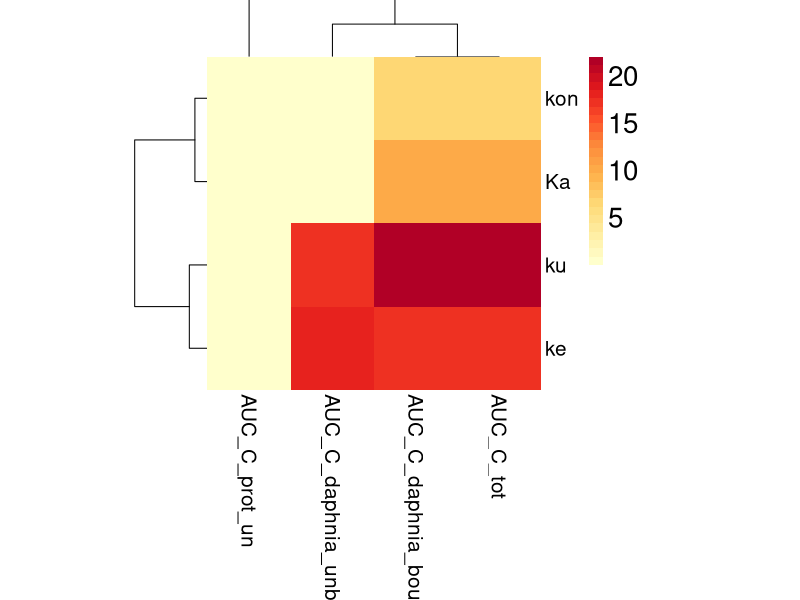
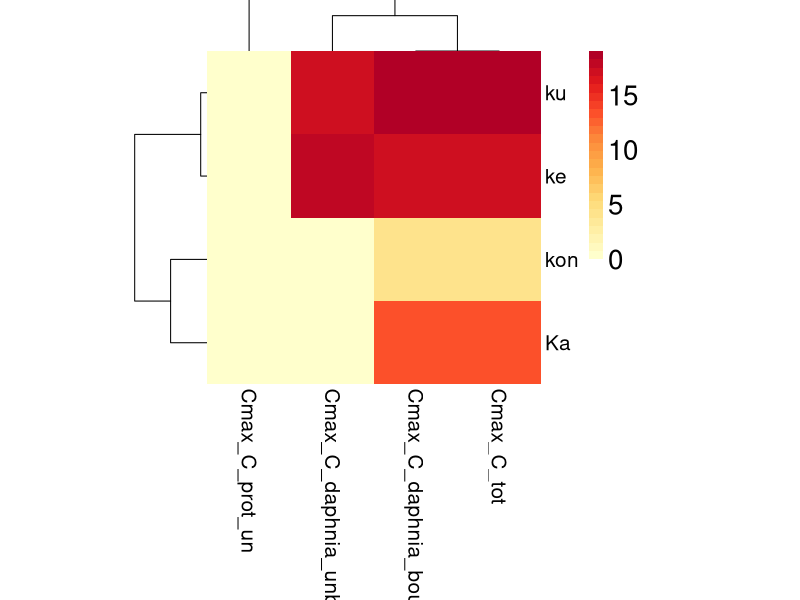

Write the R code that produced these figures, in order.
library(deSolve)
library(ggplot2)
setwd('C:/Users/vassi/Documents/GitHub/Identifiability/Daphnia_magna_example')

#=================#
# Model functions #
#=================#

# Function for estimating length of D. magna based on age (from Betini et al. (2019))
# Input: age [days], temperature [oC], food["low"/"high"]/ Output: length [mm]
# Considers female D. magna
Size_estimation <<- function(age, temperature = 22, food="high"){
  
  # T = 15 o C
  a_low_15 <-0.354
  b_low_15 <- 0.527
  a_high_15 <- 0.105
  b_high_15 <- 0.953
  
  # T = 25 o C
  a_low_25 <- 0.811
  b_low_25 <- 0.355
  a_high_25 <- 0.698
  b_high_25 <- 0.83
  
  if(food == "low"){
    if(temperature <= 15){
      a <- a_low_15
      b <- b_low_15
    }else if(temperature >= 25){  
      a <- a_low_25
      b <- b_low_25
    }else{ 
      a <- approx(c(15,25), c(a_low_15, a_low_25), temperature)$y
      b <- approx(c(15,25), c(b_low_15, b_low_25), temperature)$y
    }
  }else if (food == "high"){
    if(temperature <= 15){
      a <- a_high_15
      b <- b_high_15
    }else if(temperature >= 25){  
      a <- a_high_25
      b <- b_high_25
    }else{ 
      a <- approx(c(15,25), c(a_high_15, a_high_25), temperature)$y
      b <- approx(c(15,25), c(b_high_15, b_high_25), temperature)$y
    }
  }else{
    stop('food must be either "low" or "high" ')
  }
  return(a + b * log(age))
}

# Dumont et al. (1975)
# Input: length [mm]/ Output: dry weight[mg]
dry_weight_estimation <<- function(L){
  
  w1 = (1.89e-06*(L*1000)^2.25)/1000 #Donka Lake
  w2 = (4.88e-05*(L*1000)^1.80)/1000 #River Sambre
  # Selected w1 after validation with Martin-Creuzburg et al. (2018
  return(w1)
}

#==============
# ODEs System
#==============

ode_func <- function(time, inits, params){
  with(as.list(c(inits, params)),{
    # Units explanation:
    # ke: 1/day
    # ku: Lwater/day
    # Cw: ng PFAS/L water
    # C_daphnia_unbound/C_daphnia_bound: mol PFAS/L D.magna
    # C_daphnia_unbound_unmol/C_daphnia_bound_unmol: ng PFAS/g D.magna
    # C_prot_un: mol prot/L
    
    age <- init_age + time
    #size in mm
    size <- Size_estimation(age, temperature = 23, food="high")
    
    
    # dry weight mg
    DW <- dry_weight_estimation(size)
    # Convert DW to WW
    WW <- 15.5 * DW  # Conversion rate 11-20 from DW to WW (Garner et al., 2018)
    # Another post discussing DW to WW can be accessed through:
    #https://www.madsci.org/posts/archives/2005-09/1127049424.Zo.r.html
    
    # Water concentration in ng/L
    dCw <- 0
    # D.magna concentration in lumenconcentration in ng/g
    ku <- 10^ku
    ke <- 10^ke
    kon <- 10^kon
    Ka <- 10^Ka
    koff <- kon/Ka
    # Reported values for Kon and koff range between 1e2-1e04 and 1e-3-1e-1 in L/mol/s 
    # and s-^-1 respectively. Our concentrations are in ng/g. Assuming density = 1000g/L
    # then the concentration in ng/g is multyplied by 1000 to make it ng/L and then by
    # multiply by 1e-9 to make it grams and divide by MW. We do this directly to kon 
    # and koff to make the concentration mol/L so that we can match the literature 
    # values of kon and koff with ours
    C_daphnia_unbound_unmol <- C_daphnia_unbound*MW/(1000*1e-09)
    C_daphnia_bound_unmol <- C_daphnia_bound*MW/(1000*1e-09)
    dC_daphnia_unbound <-  ku*(Cw*1e-09/MW)/WW  - kon*C_prot_un*C_daphnia_unbound +   koff*C_daphnia_bound - ke*C_daphnia_unbound
    dC_daphnia_bound <- kon*C_prot_un*C_daphnia_unbound - koff*C_daphnia_bound
    dC_prot_un <-   koff*C_daphnia_bound -  kon*C_prot_un*C_daphnia_unbound
    C_tot <- C_daphnia_unbound_unmol + C_daphnia_bound_unmol
    return(list(c("dCw" = dCw,   "dC_daphnia_unbound" = dC_daphnia_unbound,
                  "dC_daphnia_bound" = dC_daphnia_bound, "dC_prot_un" = dC_prot_un), 
                "WW" = WW, "C_tot" = C_tot))
  })
}

#---------------------
# Custom AUC function
#---------------------
AUC <- function(x, y){
  individual_auc <- c()
  for (i in 1:(length(x)-1)){
    individual_auc[i] <- (y[i]+y[i+1])*(x[i+1]-x[i])/2
  }
  return(sum(individual_auc))
}

#---------------------------------------------------
# SENSITIVITY ANALYSIS FUNCTION for PBPK Models
#---------------------------------------------------
# The function has the following input variables:
# - model: a function of ODEs ready to be used with the deSolve library
# - thetas: a vector with the values of the parameters, which will be analysed
# - thetas_names: a vector with the names (as characters) of the thetas
# - constant_params: a list with the constant parameters used in the model
# - ranges: the perturbation applied to the parameters
# - targets: a vector with the names of the outputs of interest
# - ode_settings: a list with the settings to be used in the deSolve solver
# - heatmap: binary variable that defines if the heatmap plots will be returned

PBPK_sensitivity <- function(model, thetas, thetas_names, constant_params, ranges, targets,
                             ode_settings, heatmap = FALSE){
  
  if(is.null(model)){
    stop("The ODEs of the PBPK model must be provided as a function compatible
         with the deSolve library")
  }
  if(is.null(thetas)){
    stop("A vector with the values of the parameters for the 
         analysis must be provided")
  }
  
  # The variation dp of each parameter will be equal to "ranges" value 
  if(!is.numeric(ranges) | length(ranges) != 1 | ranges<=0 | ranges>1){
    # "ranges" must be a single numeric value in (0,1]
    stop("For local sensitivity analysis \"ranges\"  should be 
         a single numeric value in (0,1]")
  }else{dp <- ranges}
  
  # The total number of parameters to be analysed. 
  N_thetas <- length(thetas) 
  # The number of target outputs of interest
  N_targets <- length(targets)
  
  # Take all objects from the ode_settings list 
  inits <- ode_settings$inits # Initial conditions of the ODEs
  sample_time <- ode_settings$sample_time # Time points of solution
  # Define the solver to use later
  solver <- ifelse(ode_settings$solver == "default", "bdf", ode_settings$solver)
  
  # Assign the corresponding names to the parameters
  names(thetas) <- thetas_names
  # Merge into a vector the constant parameters and the parameters of the sensitivity test
  params <- c(params_list,thetas)
  
  # Solve the ODEs for the initial values of parameters
  solution_0 <- deSolve::ode(times = sample_time,  func = model, y = inits, parms = params, 
                             method=solver, rtol = 1e-5, atol = 1e-5)
  
  if(sum(!(targets %in% colnames(solution_0))) != 0){
    stop("As \"targets\" should be provided the name(s) of one or more
    of the outputs (compertments) of the PBPK model")
  }
  
  # Calculate AUC of each target for the initial parameters
  AUC_0 <- c()
  # Keep the maximum concentration of each output variable
  Cmax_0 <- c()
  for (i in 1:N_targets) {
    AUC_0[i] <- AUC(solution_0[,"time"],solution_0[,targets[i]])
    Cmax_0[i] <- max(solution_0[,targets[i]])
  }
  
  # Assign the optimal values of thetas to thetas_0 vector
  thetas_0 <- thetas
  # Initialize a vector to store the sensitivity indexes
  SI_auc <- matrix(NA, nrow = N_thetas, ncol = N_targets)
  SI_cmax <- matrix(NA, nrow = N_thetas, ncol = N_targets)
  for (i in 1:N_thetas) {
    # Update the thetas vector with the initial values of parameters
    thetas <- thetas_0
    # Apply the desired perturbation to the i-th parameter
    thetas[i] <- thetas[i]*(1 + dp)
    # Assign names to the parameters
    names(thetas) <- thetas_names
    # Merge into a vector the constant parameters and the parameters of the sensitivity test
    params <- c(params_list,thetas)
      
    # Solve the ode system for given initial values and time
    solution <- deSolve::ode(times = sample_time,  func = model, y = inits, parms = params, 
                             method=solver, rtol = 1e-5, atol = 1e-5)
    
    for (j in 1:N_targets) {
      # Calculate AUC for the target compartment j
      AUC_j <- AUC(solution[,"time"],solution[,targets[j]])
      # Keep the max value for the target compartment j
      Cmax_j <- max(solution[,targets[j]])
      # Calculate sensitivity index of parameter i 
      # Relative Sensitivity of AUC = (dAUC/AUC)/(dp/p)
      SI_auc[i,j] <- ((AUC_j-AUC_0[j])/AUC_0[j])/((thetas[i]- thetas_0[i])/thetas_0[i])
      # Relative Sensitivity of Cmax = (dCmax/Cmax)/(dp/p)
      SI_cmax[i,j] <- ((Cmax_j-Cmax_0[j])/Cmax_0[j])/((thetas[i]- thetas_0[i])/thetas_0[i])
    }
  }
  
  rownames(SI_auc) <- thetas_names
  colnames(SI_auc) <-  paste0("AUC_", targets)
  
  rownames(SI_cmax) <- thetas_names
  colnames(SI_cmax) <- paste0("Cmax_", targets)
  
  if(heatmap){
    
    if(length(targets)==1){
      stop("Provide more than 1 targets in order to create a heatmap
           or turn \"heatmap\" to \"FALSE\".")
    }
    
    
    #########################################################################
    
    heatmap1 <- pheatmap::pheatmap(as.matrix(abs(SI_auc)),
                                   cellwidth = 60, cellheight = 60,
                                   border_color = NA,
                                   fontsize = 20,
                                   fontsize_row = 15, 
                                   fontsize_col = 15,
                                   col = colorRampPalette(RColorBrewer::brewer.pal(8, "YlOrRd"))(25), 
                                   main="AUC Senesitivity Indexes")
    
    AUC_heatmap <- recordPlot(heatmap1)
    
    heatmap2 <- pheatmap::pheatmap(as.matrix(abs(SI_cmax)),
                                   cellwidth = 60, cellheight = 60,
                                   border_color = NA,
                                   fontsize = 20,
                                   fontsize_row = 15, 
                                   fontsize_col = 15,
                                   col = colorRampPalette(RColorBrewer::brewer.pal(8, "YlOrRd"))(25),
                                   main="Cmax Senesitivity Indexes")
    Cmax_heatmap <- recordPlot(heatmap2)
    
    plot_list <- list("AUC_heatmap"=AUC_heatmap, "Cmax_heatmap"=Cmax_heatmap)
  }
  
  # Create a list to return the results 
  
  data_list <- list("Method"="Local Sensitivity", "Targets"=targets,
                    "Change of parameters" = dp,
                    "Parameters" = thetas_names, 
                    "Normalized AUC Sensitivity Coefficients"=data.frame(SI_auc), 
                    "Normalized C_max Sensitivity Coefficients"=data.frame(SI_cmax),
                    "Plot_list"=plot_list)
  
  return(data_list)
}

################################################################################
index <- 1
# Convert water concentration in ng/L
Cwater = c(1.44, 2.05, 2.31)*1000
names(Cwater) <- c("16oC", "20oC", "24oC")
age = 7+7 # age of D.magna at the beginning of exposure in days
temperatures <- c(16, 20, 24) #experiment temperature in oC 
MW <- 614 # molecular weight of PFDoA

params_list <- list('Cwater'=Cwater[[index]],
                    'init_age'=age,
                    'temperatures'=temperatures,
                    'MW'=MW)

# Initial conditions
inits <- c( "Cw" = Cwater[[index]],  "C_daphnia_unbound" = 0,
            "C_daphnia_bound" = 0, "C_prot_un" = 10^(-4.189729))

sol_times <- seq(0, 15, 0.1)

thetas <- c(7.264905, 6.942806, 7.681146, 7.728766)#, -4.189729)
thetas_names <- c('ku', 'kon', 'Ka', 'ke') #, 'C_init_prot')

targets <- c("C_daphnia_unbound", "C_daphnia_bound", "C_prot_un", "C_tot")

ode_settings <- list(inits=inits,
                     sample_time=sol_times,
                     solver= "lsodes")

sensitivity_test <- PBPK_sensitivity(model=ode_func, thetas=thetas, 
                                     thetas_names=thetas_names,
                                     constant_params=params_list,
                                     ranges=0.001, targets = targets,
                                     ode_settings=ode_settings, heatmap = TRUE) 
